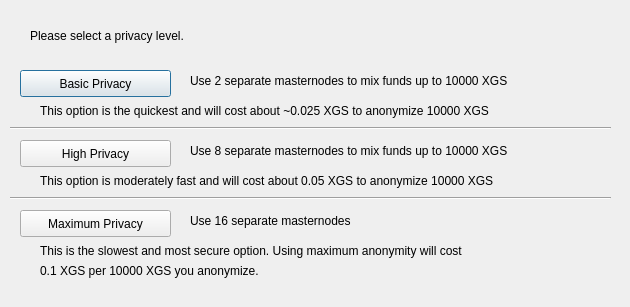
<?xml version="1.0" encoding="UTF-8"?>
<ui version="4.0">
 <class>ObfuscationConfig</class>
 <widget class="QDialog" name="ObfuscationConfig">
  <property name="geometry">
   <rect>
    <x>0</x>
    <y>0</y>
    <width>630</width>
    <height>307</height>
   </rect>
  </property>
  <property name="windowTitle">
   <string>Configure Obfuscation</string>
  </property>
  <widget class="QPushButton" name="buttonBasic">
   <property name="geometry">
    <rect>
     <x>20</x>
     <y>70</y>
     <width>151</width>
     <height>27</height>
    </rect>
   </property>
   <property name="text">
    <string>Basic Privacy</string>
   </property>
  </widget>
  <widget class="QPushButton" name="buttonHigh">
   <property name="geometry">
    <rect>
     <x>20</x>
     <y>140</y>
     <width>151</width>
     <height>27</height>
    </rect>
   </property>
   <property name="text">
    <string>High Privacy</string>
   </property>
  </widget>
  <widget class="QPushButton" name="buttonMax">
   <property name="geometry">
    <rect>
     <x>20</x>
     <y>210</y>
     <width>151</width>
     <height>27</height>
    </rect>
   </property>
   <property name="text">
    <string>Maximum Privacy</string>
   </property>
  </widget>
  <widget class="QLabel" name="label">
   <property name="geometry">
    <rect>
     <x>30</x>
     <y>20</y>
     <width>571</width>
     <height>31</height>
    </rect>
   </property>
   <property name="text">
    <string>Please select a privacy level.</string>
   </property>
  </widget>
  <widget class="QLabel" name="label_2">
   <property name="geometry">
    <rect>
     <x>190</x>
     <y>70</y>
     <width>421</width>
     <height>21</height>
    </rect>
   </property>
   <property name="text">
    <string>Use 2 separate masternodes to mix funds up to 10000 XGS</string>
   </property>
  </widget>
  <widget class="QLabel" name="label_3">
   <property name="geometry">
    <rect>
     <x>190</x>
     <y>140</y>
     <width>411</width>
     <height>21</height>
    </rect>
   </property>
   <property name="text">
    <string>Use 8 separate masternodes to mix funds up to 10000 XGS</string>
   </property>
  </widget>
  <widget class="QLabel" name="label_4">
   <property name="geometry">
    <rect>
     <x>190</x>
     <y>210</y>
     <width>421</width>
     <height>21</height>
    </rect>
   </property>
   <property name="text">
    <string>Use 16 separate masternodes</string>
   </property>
  </widget>
  <widget class="QLabel" name="label_6">
   <property name="geometry">
    <rect>
     <x>40</x>
     <y>100</y>
     <width>561</width>
     <height>21</height>
    </rect>
   </property>
   <property name="text">
    <string>This option is the quickest and will cost about ~0.025 XGS to anonymize 10000 XGS</string>
   </property>
  </widget>
  <widget class="QLabel" name="label_7">
   <property name="geometry">
    <rect>
     <x>40</x>
     <y>170</y>
     <width>561</width>
     <height>21</height>
    </rect>
   </property>
   <property name="text">
    <string>This option is moderately fast and will cost about 0.05 XGS to anonymize 10000 XGS</string>
   </property>
  </widget>
  <widget class="QLabel" name="label_8">
   <property name="geometry">
    <rect>
     <x>40</x>
     <y>240</y>
     <width>561</width>
     <height>21</height>
    </rect>
   </property>
   <property name="text">
    <string>This is the slowest and most secure option. Using maximum anonymity will cost</string>
   </property>
  </widget>
  <widget class="QLabel" name="label_9">
   <property name="geometry">
    <rect>
     <x>40</x>
     <y>260</y>
     <width>561</width>
     <height>21</height>
    </rect>
   </property>
   <property name="text">
    <string>0.1 XGS per 10000 XGS you anonymize.</string>
   </property>
  </widget>
  <widget class="Line" name="line">
   <property name="geometry">
    <rect>
     <x>10</x>
     <y>120</y>
     <width>601</width>
     <height>16</height>
    </rect>
   </property>
   <property name="orientation">
    <enum>Qt::Horizontal</enum>
   </property>
  </widget>
  <widget class="Line" name="line_2">
   <property name="geometry">
    <rect>
     <x>10</x>
     <y>190</y>
     <width>601</width>
     <height>16</height>
    </rect>
   </property>
   <property name="orientation">
    <enum>Qt::Horizontal</enum>
   </property>
  </widget>
 </widget>
 <resources/>
 <connections/>
</ui>
